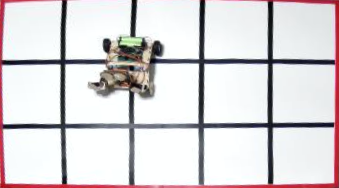
#> input picture logics/prepare/rectified_by_red.png, 339 x 188 px, given in place of the camera
$ python find_frames.py
#> lines starting #> are read from the running program, lines starting #| are printed output that depends on the picture; after the words box and inside, x2 and y2 are one past the last pixel; in counts of white or black regions, pixels touching at a corner belong together
import numpy as np
import cv2
video = cv2.VideoCapture(1)


ret, img = video.read()
#> img is the input picture: shape (188, 339, 3); mean B, G, R 217.1, 214.8, 218.8
frame = img[50:270, 0:400] # [y1:y2, x1:x2]
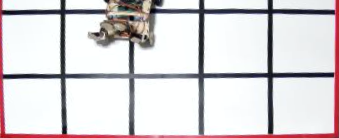
#> frame: shape (138, 339, 3); mean B, G, R 215.5, 213, 217.4

orig = frame.copy()

# переводим в HSV
hsv = cv2.cvtColor(orig, cv2.COLOR_BGR2HSV)
#> hsv: shape (138, 339, 3); mean H, S, V 97.7, 19.9, 221.9

# твой диапазон для красного
lower_red = np.array([147, 62, 99], dtype=np.uint8)
upper_red = np.array([255, 255, 255], dtype=np.uint8)

# маска по цвету
mask = cv2.inRange(hsv, lower_red, upper_red)
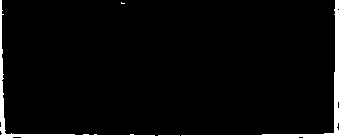
#> mask: shape (138, 339); 4.6% white; 2 white regions (1 under 20 px)

# ищем контуры на маске
contours, _ = cv2.findContours(mask, cv2.RETR_EXTERNAL, cv2.CHAIN_APPROX_SIMPLE)
#> contours = 2 contours, 1 with area under 20; largest, box (x1, y1, x2, y2) and area: (0, 0, 339, 138) 1555

if not contours:
    raise RuntimeError("Красная рамка не найдена")

# берём самый большой контур (по площади)
c = max(contours, key=cv2.contourArea)
#> c = contour of 110 points, box (x1, y1, x2, y2) (0, 0, 339, 138), area 1555

# получаем минимальный повернутый прямоугольник
rect = cv2.minAreaRect(c)
#> rect = ((169, 68.5), (137, 338), -90)
box = cv2.boxPoints(rect)
#> box = [[338, 137], [-4.19e-15, 137], [0, 0], [338, 0]]
pts = np.array(box, dtype="float32")
#> pts = [[338, 137], [-4.19e-15, 137], [0, 0], [338, 0]]

# сортировка углов (левый-верх, правый-верх, правый-низ, левый-низ)
def order_points(pts):
    rect = np.zeros((4, 2), dtype="float32")
    s = pts.sum(axis=1)
#> s = [475, 137, 0, 338]
    rect[0] = pts[np.argmin(s)]  # левый верх
    rect[2] = pts[np.argmax(s)]  # правый низ

    diff = np.diff(pts, axis=1)
#> diff = [-201, 137, 0, -338]
    rect[1] = pts[np.argmin(diff)]  # правый верх
    rect[3] = pts[np.argmax(diff)]  # левый низ
    return rect

rect = order_points(pts)
#> rect = [[0, 0], [338, 0], [338, 137], [-4.19e-15, 137]]
(tl, tr, br, bl) = rect
#> tl = [0, 0]; tr = [338, 0]; br = [338, 137]; bl = [-4.19e-15, 137]

# считаем размеры результата
widthA = np.linalg.norm(br - bl)
#> widthA = 338
widthB = np.linalg.norm(tr - tl)
#> widthB = 338
maxWidth = int(max(widthA, widthB))
#> maxWidth = 338

heightA = np.linalg.norm(tr - br)
#> heightA = 137
heightB = np.linalg.norm(tl - bl)
#> heightB = 137
maxHeight = int(max(heightA, heightB))
#> maxHeight = 137

dst = np.array([
    [0, 0],
    [maxWidth - 1, 0],
    [maxWidth - 1, maxHeight - 1],
    [0, maxHeight - 1]
], dtype="float32")
#> dst = [[0, 0], [337, 0], [337, 136], [0, 136]]

# матрица перспективного преобразования и выравнивание
M = cv2.getPerspectiveTransform(rect, dst)
#> M = [[0.997, 3.05e-17, 0], [0, 0.993, 0], [0, 9.06e-20, 1]]
warped = cv2.warpPerspective(orig, M, (maxWidth, maxHeight))
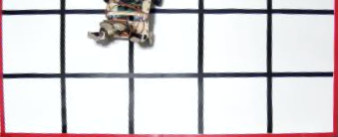
#> warped: shape (137, 338, 3); mean B, G, R 215.4, 213, 217.4

resized_image = cv2.resize(warped, (1287, 720))
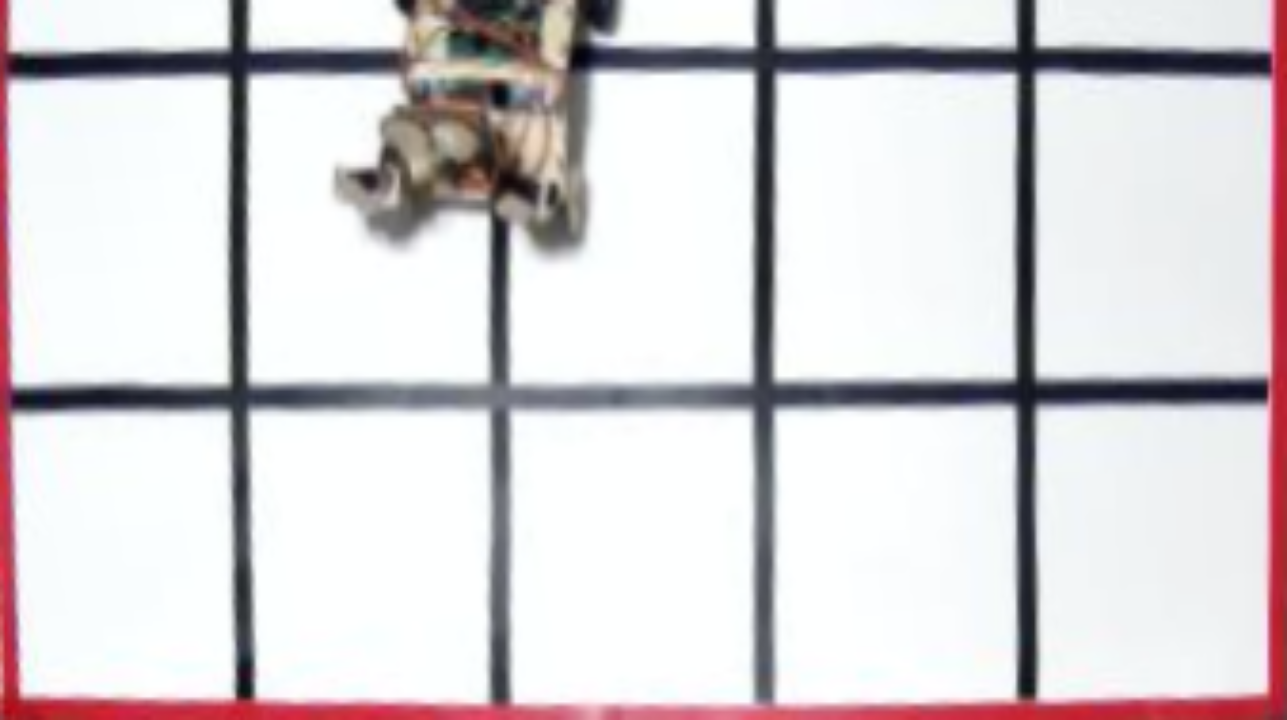
#> resized_image: shape (720, 1287, 3); mean B, G, R 215.4, 212.9, 217.3

start_offset_y = 110
start_offset_x = 110
size = 250
offset_y = 8
offset_x = 8

for y in range(2):
    for x in range(4):
        cv2.rectangle(
            resized_image,
            (
                size*x + offset_x*x + start_offset_x,
                size*y + offset_y*y + start_offset_y
            ),
            (
                size*x + offset_x*x + size + start_offset_x,
                size*y + offset_y*y + size + start_offset_y
            ),
            (0, 255, 255),
            1
        )
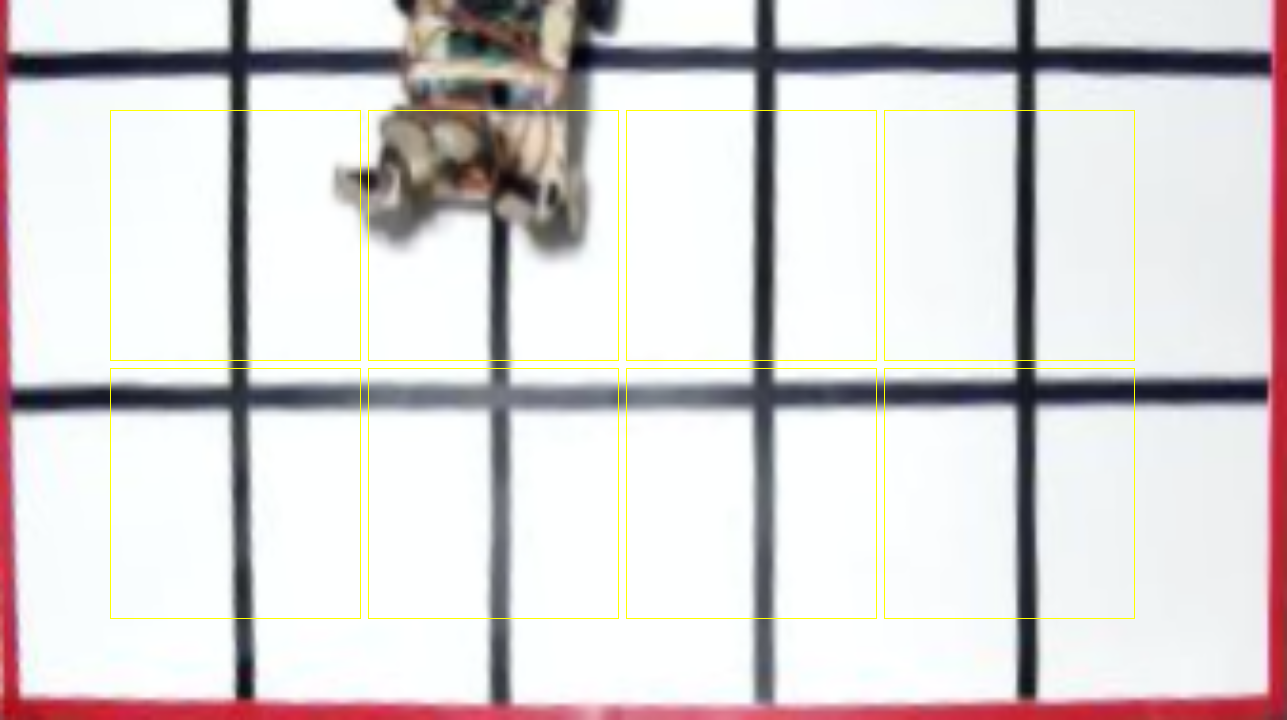
#> resized_image: shape (720, 1287, 3); 0.86% of pixels changed, all inside (x1, y1, x2, y2) = (110, 110, 1135, 619)

cv2.imshow('VIDEO', resized_image)
cv2.waitKey()
